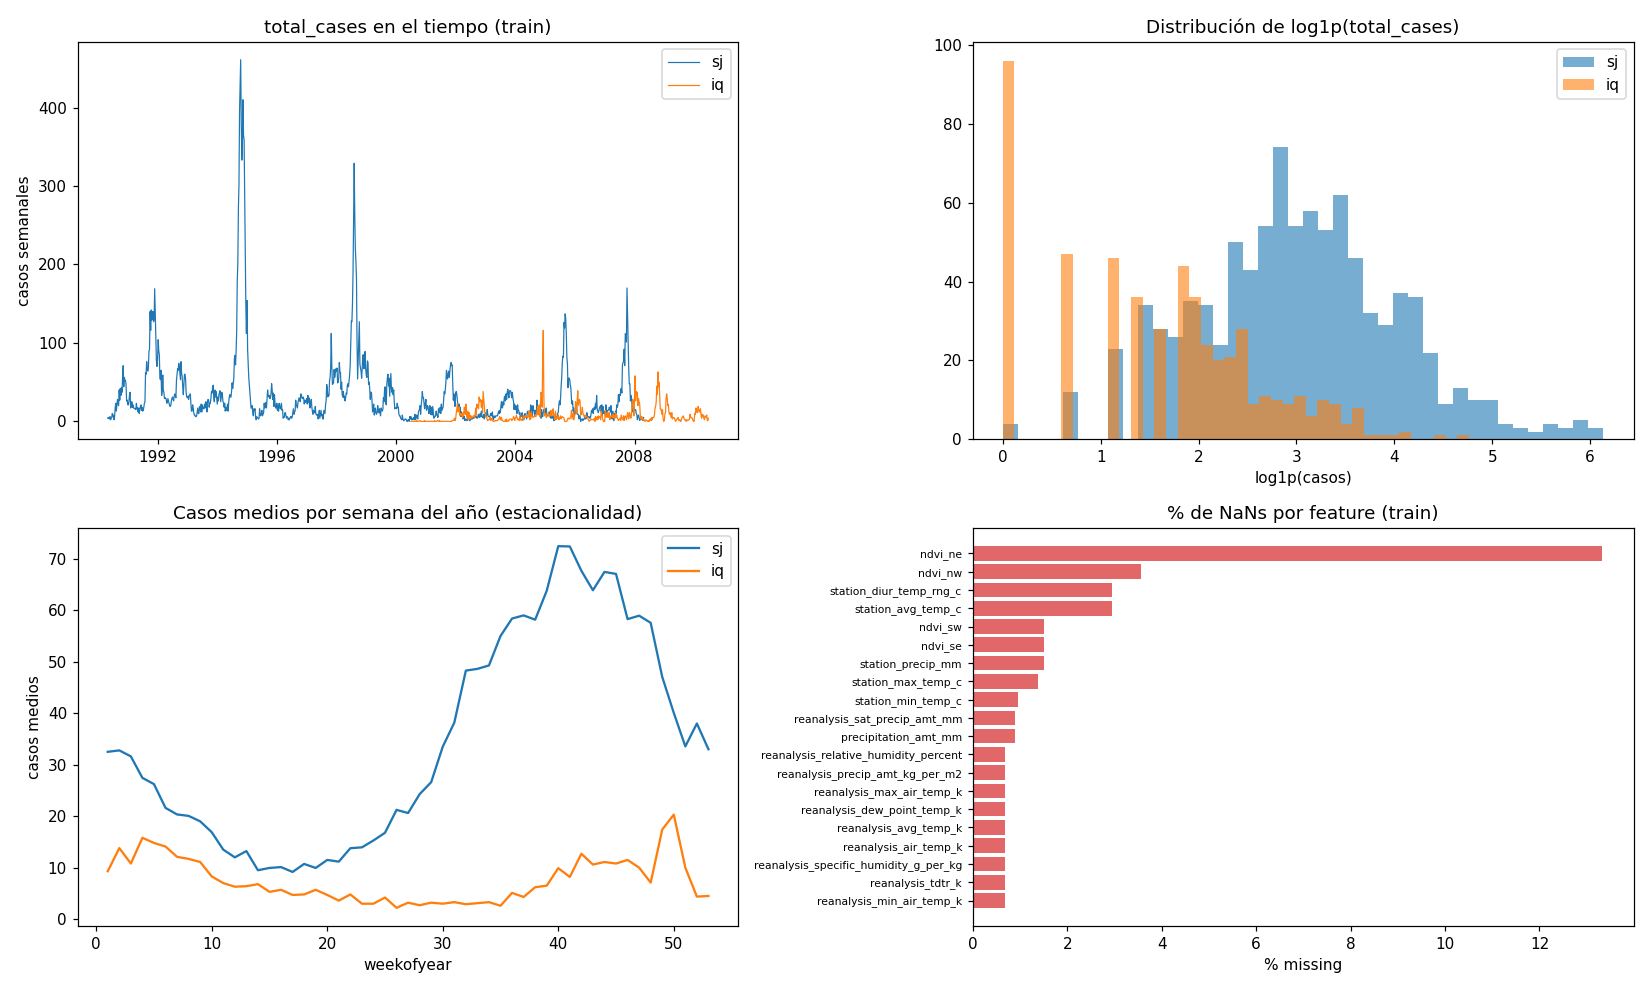

Recreate this plot in Python.
"""
Proyecto 4 — DengAI: EDA
========================

Une features + labels de train, y explora lo que de verdad condiciona un
modelo de forecasting de conteos:
  - rangos temporales train vs test por ciudad (confirmar holdout futuro)
  - distribución del target total_cases (escala y asimetría por ciudad)
  - estacionalidad: casos medios por semana del año
  - missingness de las features (vienen con NaNs)
  - autocorrelación del target (¿cuánto pasado es útil?)

Salida: 04_dengai/eda.png + resumen por consola.
"""
import sys
from pathlib import Path

import numpy as np
import pandas as pd
import matplotlib

matplotlib.use("Agg")
import matplotlib.pyplot as plt

# La consola de Windows suele ser cp1252 y peta con flechas/guiones; forzamos UTF-8.
try:
    sys.stdout.reconfigure(encoding="utf-8")
except Exception:
    pass

ROOT = Path(__file__).resolve().parent.parent
DATA_DIR = ROOT / "data" / "04_dengai"
OUT_DIR = Path(__file__).resolve().parent

FEATURES = [
    "ndvi_ne", "ndvi_nw", "ndvi_se", "ndvi_sw",
    "precipitation_amt_mm",
    "reanalysis_air_temp_k", "reanalysis_avg_temp_k", "reanalysis_dew_point_temp_k",
    "reanalysis_max_air_temp_k", "reanalysis_min_air_temp_k",
    "reanalysis_precip_amt_kg_per_m2", "reanalysis_relative_humidity_percent",
    "reanalysis_sat_precip_amt_mm", "reanalysis_specific_humidity_g_per_kg",
    "reanalysis_tdtr_k",
    "station_avg_temp_c", "station_diur_temp_rng_c",
    "station_max_temp_c", "station_min_temp_c", "station_precip_mm",
]


def load():
    feat = pd.read_csv(DATA_DIR / "dengue_features_train.csv", parse_dates=["week_start_date"])
    lab = pd.read_csv(DATA_DIR / "dengue_labels_train.csv")
    test = pd.read_csv(DATA_DIR / "dengue_features_test.csv", parse_dates=["week_start_date"])
    train = feat.merge(lab, on=["city", "year", "weekofyear"], how="left")
    return train, test


def summarize(train, test):
    print("=" * 60)
    print("DengAI — EDA")
    print("=" * 60)
    print(f"\nTrain: {len(train)} filas | Test: {len(test)} filas\n")

    print("Rango temporal por ciudad (train vs test):")
    for city in ["sj", "iq"]:
        tr = train[train.city == city]
        te = test[test.city == city]
        print(f"  {city}: train {tr.week_start_date.min().date()} → {tr.week_start_date.max().date()} "
              f"({len(tr)} sem) | test {te.week_start_date.min().date()} → {te.week_start_date.max().date()} "
              f"({len(te)} sem)")

    print("\nTarget total_cases por ciudad:")
    g = train.groupby("city")["total_cases"]
    desc = g.agg(["mean", "std", "min", "median", "max"]).round(2)
    print(desc.to_string())
    print("\n  Asimetría (skew):")
    for city in ["sj", "iq"]:
        s = train.loc[train.city == city, "total_cases"]
        print(f"    {city}: skew={s.skew():.2f}  (% semanas con 0 casos: {(s == 0).mean() * 100:.1f}%)")

    print("\nMissingness en features (train, top 8):")
    miss = train[FEATURES].isna().mean().sort_values(ascending=False) * 100
    print(miss.head(8).round(2).to_string())
    print(f"  Filas con algún NaN en features: {train[FEATURES].isna().any(axis=1).mean() * 100:.1f}%")

    print("\nAutocorrelación de total_cases (lag 1, 4, 8, 12, 52) por ciudad:")
    for city in ["sj", "iq"]:
        s = train.loc[train.city == city, "total_cases"].reset_index(drop=True)
        acs = {lag: s.autocorr(lag) for lag in [1, 4, 8, 12, 52]}
        print("  " + city + ": " + "  ".join(f"lag{l}={v:.2f}" for l, v in acs.items()))


def plot(train):
    fig, axes = plt.subplots(2, 2, figsize=(15, 9))
    colors = {"sj": "tab:blue", "iq": "tab:orange"}

    # 1) Serie temporal del target por ciudad
    ax = axes[0, 0]
    for city in ["sj", "iq"]:
        d = train[train.city == city]
        ax.plot(d.week_start_date, d.total_cases, lw=0.8, color=colors[city], label=city)
    ax.set_title("total_cases en el tiempo (train)")
    ax.set_ylabel("casos semanales")
    ax.legend()

    # 2) Distribución del target (log1p) por ciudad
    ax = axes[0, 1]
    for city in ["sj", "iq"]:
        d = train.loc[train.city == city, "total_cases"]
        ax.hist(np.log1p(d), bins=40, alpha=0.6, color=colors[city], label=city)
    ax.set_title("Distribución de log1p(total_cases)")
    ax.set_xlabel("log1p(casos)")
    ax.legend()

    # 3) Estacionalidad: media por semana del año
    ax = axes[1, 0]
    for city in ["sj", "iq"]:
        d = train[train.city == city].groupby("weekofyear")["total_cases"].mean()
        ax.plot(d.index, d.values, color=colors[city], label=city)
    ax.set_title("Casos medios por semana del año (estacionalidad)")
    ax.set_xlabel("weekofyear")
    ax.set_ylabel("casos medios")
    ax.legend()

    # 4) Missingness por feature
    ax = axes[1, 1]
    miss = (train[FEATURES].isna().mean() * 100).sort_values()
    ax.barh(range(len(miss)), miss.values, color="tab:red", alpha=0.7)
    ax.set_yticks(range(len(miss)))
    ax.set_yticklabels(miss.index, fontsize=7)
    ax.set_title("% de NaNs por feature (train)")
    ax.set_xlabel("% missing")

    fig.tight_layout()
    out = OUT_DIR / "eda.png"
    fig.savefig(out, dpi=110)
    print(f"\nPlot guardado en {out}")


if __name__ == "__main__":
    train, test = load()
    summarize(train, test)
    plot(train)
